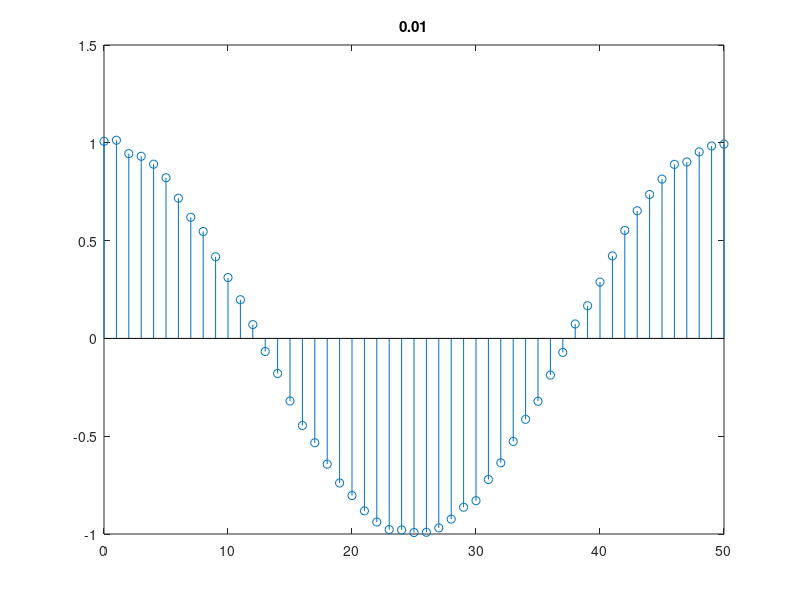
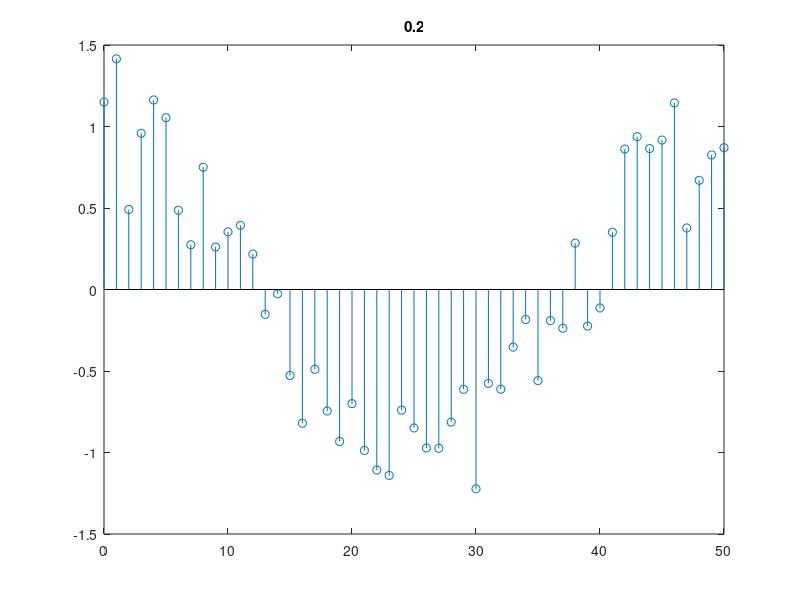
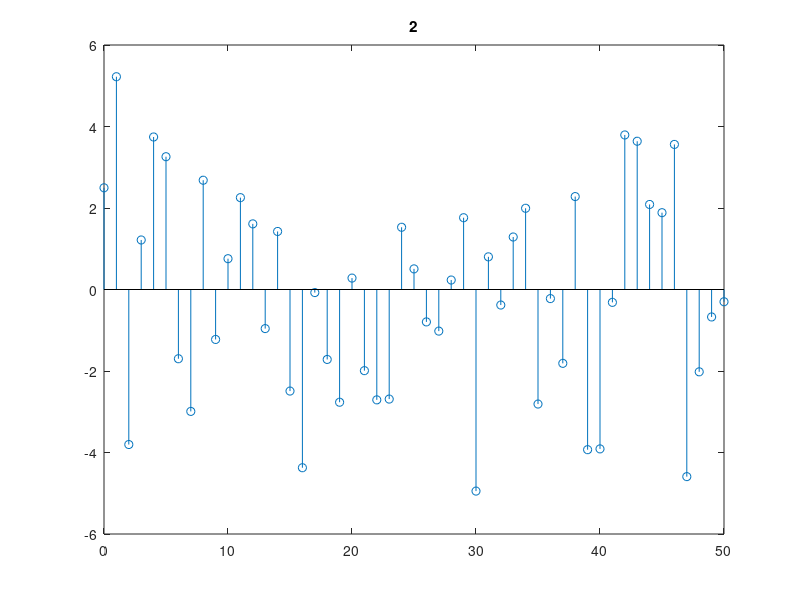

The MATLAB script that drew these images, in order:
n= 0:50;
w= randn(1,51);
x1= cos(0.04*pi*n)+0.01*w;
x2= cos(0.04*pi*n)+0.2*w;
x3= cos(0.04*pi*n)+2*w;
figure;
stem(n,x1);
title('0.01');
figure;
stem(n,x2);
title('0.2');
figure;
stem(n,x3);
title('2');